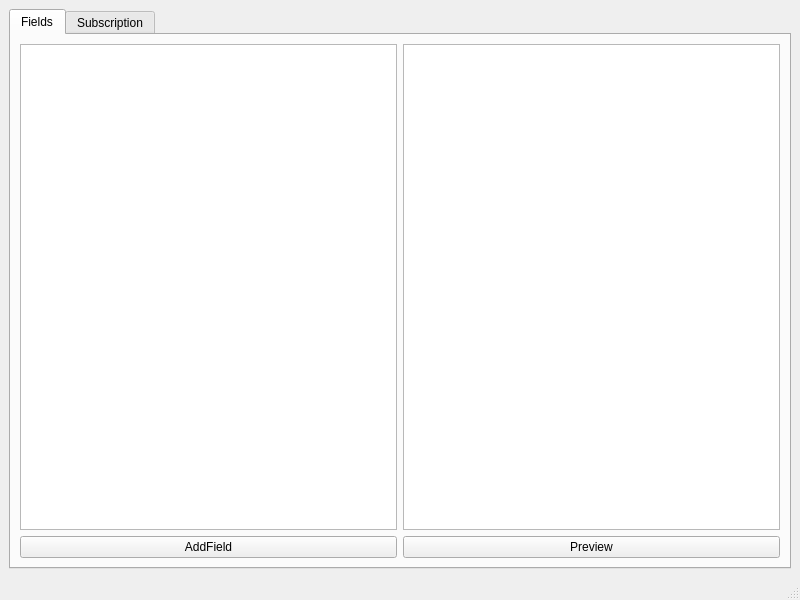
<?xml version="1.0" encoding="UTF-8"?>
<ui version="4.0">
 <class>CreateRecording</class>
 <widget class="QMainWindow" name="CreateRecording">
  <property name="geometry">
   <rect>
    <x>0</x>
    <y>0</y>
    <width>800</width>
    <height>600</height>
   </rect>
  </property>
  <property name="windowTitle">
   <string>MainWindow</string>
  </property>
  <widget class="QWidget" name="centralwidget">
   <layout class="QHBoxLayout" name="horizontalLayout_2">
    <item>
     <widget class="QTabWidget" name="tabWidget">
      <property name="currentIndex">
       <number>0</number>
      </property>
      <widget class="QWidget" name="Fields">
       <attribute name="title">
        <string>Fields</string>
       </attribute>
       <layout class="QHBoxLayout" name="horizontalLayout">
        <item>
         <layout class="QVBoxLayout" name="verticalLayout">
          <item>
           <widget class="QTableView" name="customFieldTable"/>
          </item>
          <item>
           <widget class="QPushButton" name="addFieldButton">
            <property name="text">
             <string>AddField</string>
            </property>
           </widget>
          </item>
         </layout>
        </item>
        <item>
         <layout class="QVBoxLayout" name="verticalLayout_2">
          <item>
           <widget class="QTreeView" name="structureView"/>
          </item>
          <item>
           <widget class="QPushButton" name="previewButton">
            <property name="text">
             <string>Preview</string>
            </property>
           </widget>
          </item>
         </layout>
        </item>
       </layout>
      </widget>
      <widget class="QWidget" name="Subscription">
       <attribute name="title">
        <string>Subscription</string>
       </attribute>
       <layout class="QHBoxLayout" name="horizontalLayout_3">
        <item>
         <layout class="QVBoxLayout" name="verticalLayout_3">
          <item>
           <widget class="QTreeView" name="structureView_sub"/>
          </item>
          <item>
           <widget class="QPushButton" name="previewButton_sub">
            <property name="text">
             <string>PreviewButton</string>
            </property>
           </widget>
          </item>
         </layout>
        </item>
        <item>
         <layout class="QVBoxLayout" name="verticalLayout_4">
          <item>
           <widget class="QTableView" name="subView"/>
          </item>
          <item>
           <widget class="QPushButton" name="pushButton_2">
            <property name="text">
             <string>SendConfig</string>
            </property>
           </widget>
          </item>
         </layout>
        </item>
       </layout>
      </widget>
     </widget>
    </item>
   </layout>
  </widget>
  <widget class="QMenuBar" name="menubar">
   <property name="geometry">
    <rect>
     <x>0</x>
     <y>0</y>
     <width>800</width>
     <height>25</height>
    </rect>
   </property>
  </widget>
  <widget class="QStatusBar" name="statusbar"/>
 </widget>
 <resources/>
 <connections/>
</ui>
